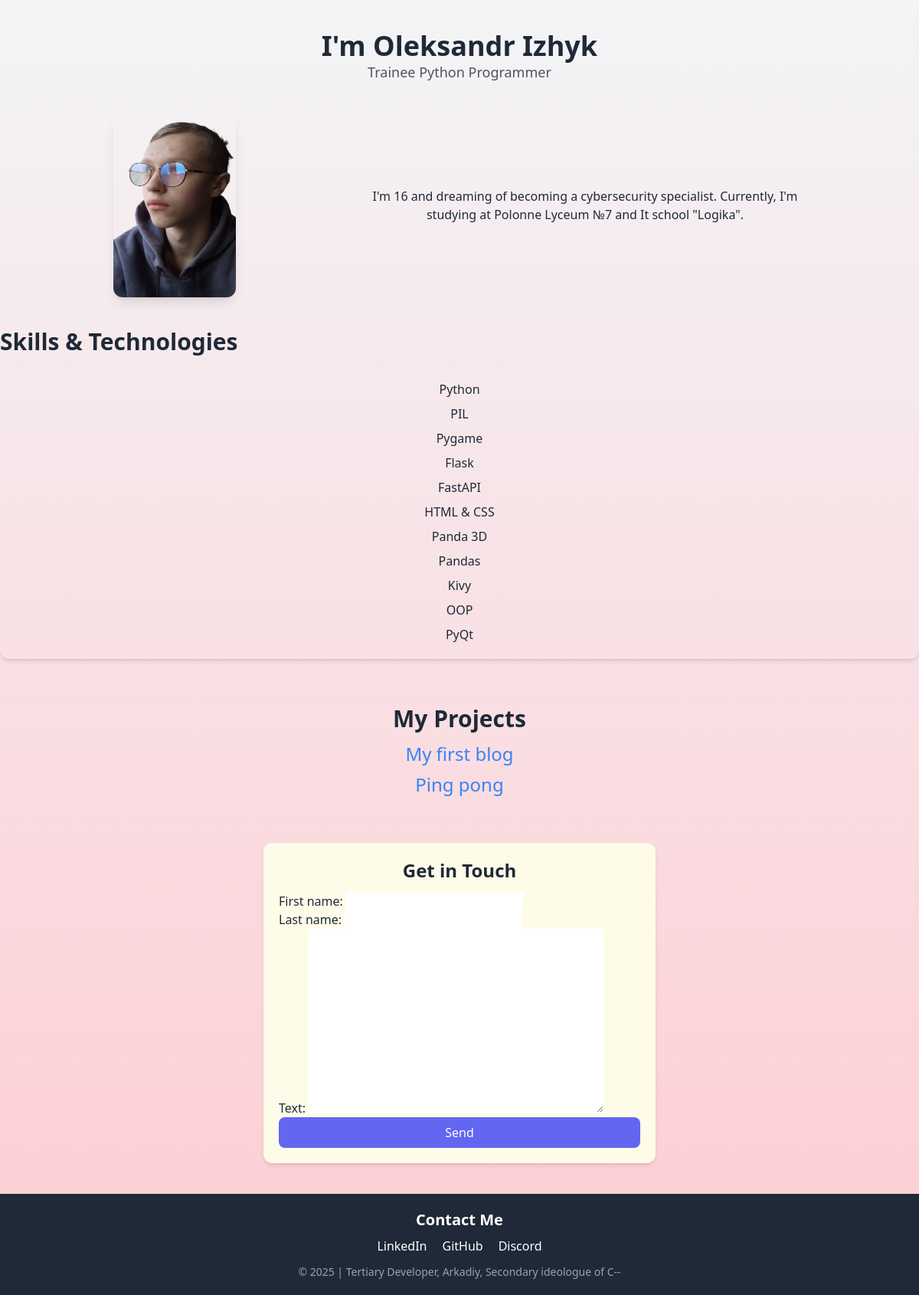
The app's page /, older data.
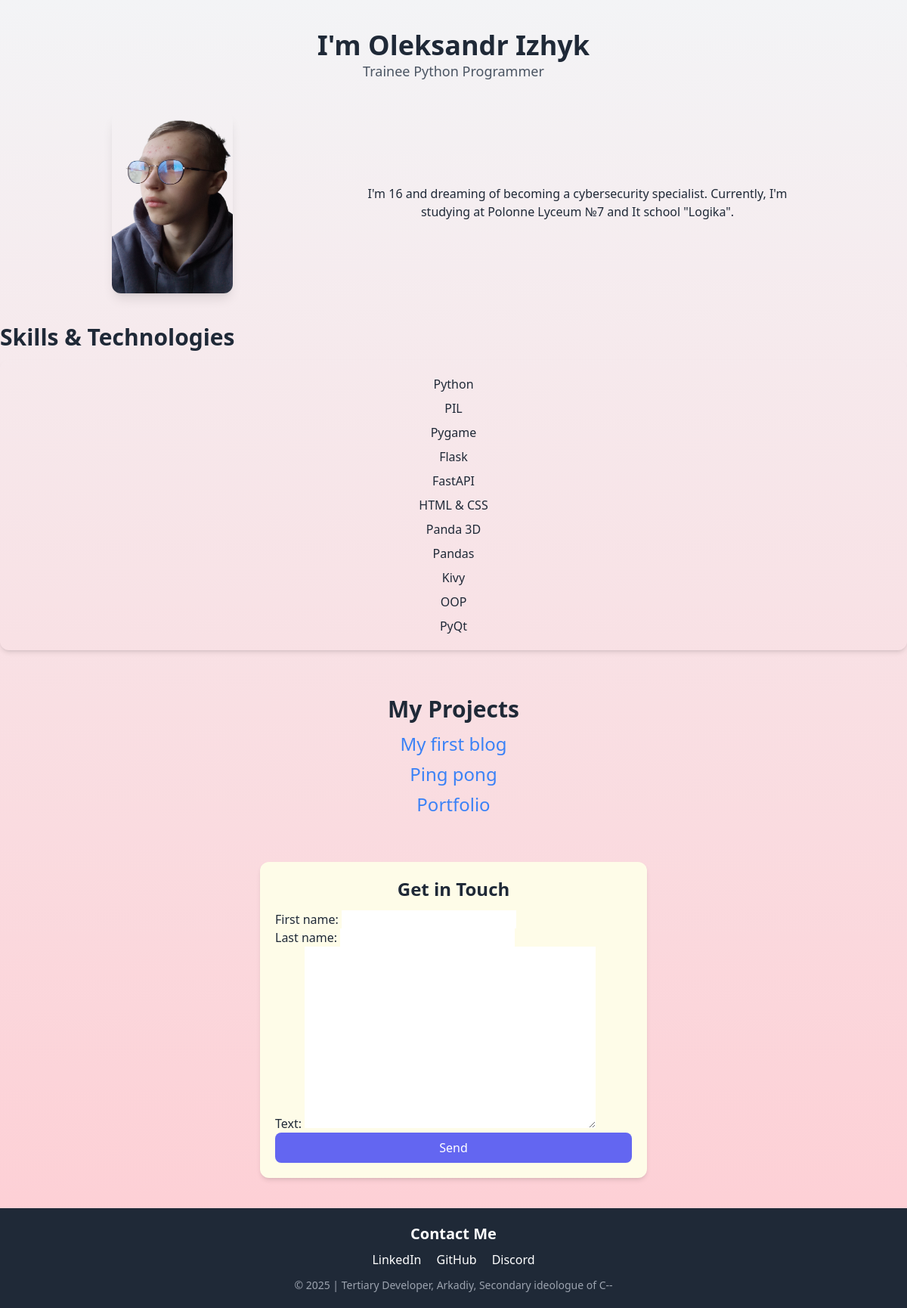
The same page, newer data.
### main/models.py (models this page shows, shortened)
class Projects(m.Model):
    title = m.CharField(max_length=200)
    link = m.TextField()

### main/views.py (the view)
# urls.py: path('', views.main, name='main'),
def main(request):
    allprojects=models.Projects.objects.all()
    form = formform()
    return render(request, 'main.html', {'projects':allprojects, 'form':form})

### main/forms.py
class formform(forms.ModelForm):
    class Meta:
        model = formmodel
        fields = ('first_name','last_name','text')

### main/templates/main.html (shortened to what this page needs)
<!DOCTYPE html>
{% load static %}
<html lang="en">
<head>
    <script src="https://cdn.tailwindcss.com"></script>
    <link rel="stylesheet" href="https://cdnjs.cloudflare.com/ajax/libs/animate.css/4.1.1/animate.min.css">
</head>
<body class="bg-gradient-to-b from-gray-100 to-rose-200 text-gray-800 animate__animated animate__fadeInDown">
    <header class="flex items-center justify-center py-10">
        <div class="text-center">
            <h1 class="text-4xl font-bold">I'm Oleksandr Izhyk</h1>
            <p class="text-lg text-gray-600">Trainee Python Programmer</p>
        </div>
    </header>
    <section class="flex flex-col items-center gap-5 md:flex-row md:justify-evenly">
        <img src="{% static 'portret.jpg' %}" alt="Portrait" class="h-60 w-40 rounded-xl grayscale-40 shadow-lg">
        <p class="text-center max-w-xl">
            I'm 16 and dreaming of becoming a cybersecurity specialist. Currently, I'm studying at Polonne Lyceum №7 and It school "Logika".
        </p>
    </section>
    <section class="flex flex-col justify-evenly mt-10">
        <h2 class="text-3xl font-semibold">Skills & Technologies</h2>
        <ul class="rounded-xl p-5 shadow-md text-center mt-3 space-y-2">
            <li>Python</li><li>PIL</li><li>Pygame</li><li>Flask</li><li>FastAPI</li><li>HTML & CSS</li>
            <li>Panda 3D</li><li>Pandas</li><li>Kivy</li><li>OOP</li><li>PyQt</li>
        </ul>
    </section>
    <section class="text-center flex-auto grid-cols-3 gap-3 justify-items-center text-2xl space-y-3 p-5 mt-10">
        <h2 class="text-3xl font-semibold">My Projects</h2>
        <div class="mt-3 space-y-2">
            {% for project in projects %}
                <a href="{{ project.link }}" class="block text-blue-500 hover:underline">{{ project.title }}</a>
            {% endfor %}
        </div>
    </section>
    <section class="mt-10 p-5 bg-yellow-50 rounded-xl shadow-md mx-auto max-w-lg">
        <h2 class="text-2xl font-semibold text-center">Get in Touch</h2>
        <form method="post" class="mt-3">
            {{ form.as_p }}
            <button type="submit" class="w-full bg-indigo-500 text-white p-2 rounded-lg hover:scale-105 transition">Send</button>
        </form>
    </section>
    <footer class="mt-10 bg-gray-800 text-white text-center p-5">
        <h3 class="text-xl font-semibold">Contact Me</h3>
        <div class="flex justify-center space-x-5 mt-2">
            <a href="https://www.linkedin.com/in/олександр-василь-іжик-08b8a1288/" class="hover:underline">LinkedIn</a>
            <a href="https://github.com/enotspace" class="hover:underline">GitHub</a>
            <a href="https://discord.com/users/mrbebra.1" class="hover:underline">Discord</a>
        </div>
        <p class="text-sm text-gray-400 mt-3">© 2025 | Tertiary Developer, Arkadiy, Secondary ideologue of C--</p>
    </footer>
</body>
</html>

Row changes from the older to the newer data that the page shows:
added Projects: title "Portfolio"
